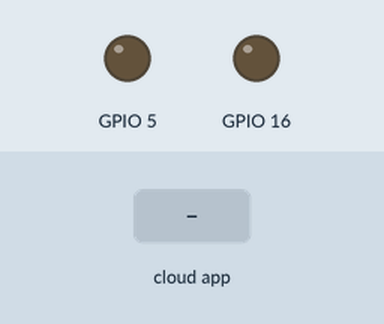
Bench run of a sketch on a simulated ESP8266 (NodeMCU). On the bench: output pins drawn as LEDs (lit = HIGH). Inputs (shaded band) come from the test bench. WiFi joins after 1.5 s; servers stay silent unless stated; the Firebase database answers and starts empty; what the sketch prints to the serial monitor is not drawn.

Above: at 3.8 s.
3.9 s: the phone or cloud app sets LIGHT16 to 16
At 5.2 s:
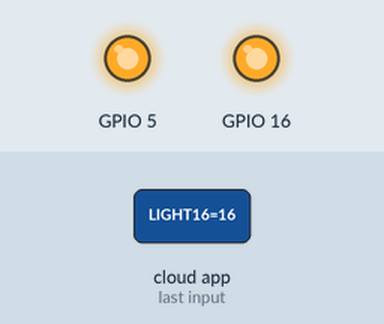
Timing chart, 0 to 6.9 s (numbered marks = the images above; inputs shaded):
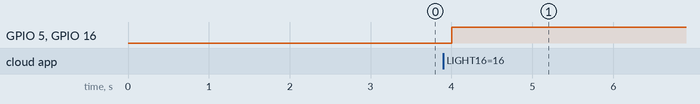

Measured:
- after the input at 3.9 s, GPIO 5, GPIO 16: LOW → HIGH after 0.10 s

The sketch:

FirebaseDemo.ino
```cpp
#include <ESP8266Firebase.h>
#include <ESP8266WiFi.h>

#define _SSID "vivo 1906"        // Your WiFi SSID
#define _PASSWORD "yuktaA2005"    // Your WiFi Password
#define PROJECT_ID "socitysecurityapplication-default-rtdb"   // Your Firebase Project ID. Can be found in project settings.


Firebase firebase(PROJECT_ID);    // SLOW BUT HASTLE-FREE METHOD FOR LONG TERM USAGE. DOES NOT REQUIRE PERIODIC UPDATE OF FINGERPRINT

void setup() {
  Serial.begin(115200);
  pinMode(A0 , INPUT);
  pinMode(16, OUTPUT);
  pinMode(5, OUTPUT);

  WiFi.mode(WIFI_STA);
  WiFi.disconnect();
  delay(1000);

  // Connect to WiFi
  Serial.println();
  Serial.println();
  Serial.print("Connecting to: ");
  Serial.println(_SSID);
  WiFi.begin(_SSID, _PASSWORD);

  while (WiFi.status() != WL_CONNECTED) {
    delay(500);
    Serial.print("-");
  }

  Serial.println("");
  Serial.println("WiFi Connected");

  // Print the IP address
  Serial.print("Use this URL to connect: ");
  Serial.print("http://");
  Serial.print(WiFi.localIP());
  Serial.println("/");
  firebase.setString("control_system/LIGHT16" ,(String)11 );
}
int flag16 = 0;
int flag5 = 0;

void loop() {
  String data = firebase.getString("control_system/LIGHT16");
  Serial.print(data);
  if(data == "16"){
    if(flag16 == 0){
      digitalWrite(16 , HIGH);
      digitalWrite(5 , HIGH);
      flag16=1;
      firebase.setString("control_system/LIGHT16" ,(String) flag16);
    }
    else{
      if(flag16 == 1){
      digitalWrite(16 , LOW);
      flag16=0;
      digitalWrite(5 , LOW);
      firebase.setString("control_system/LIGHT16" ,(String) flag16);
     }
    }
  }
  if(data == "00"){
    int LDR = analogRead(A0);
  Serial.println(LDR);
  if(LDR >=800){
    digitalWrite(16 , LOW);
    digitalWrite(5 , LOW);
  }
  else{
    digitalWrite(16 , HIGH);
    digitalWrite(5, HIGH);
    }
  }

}
```
